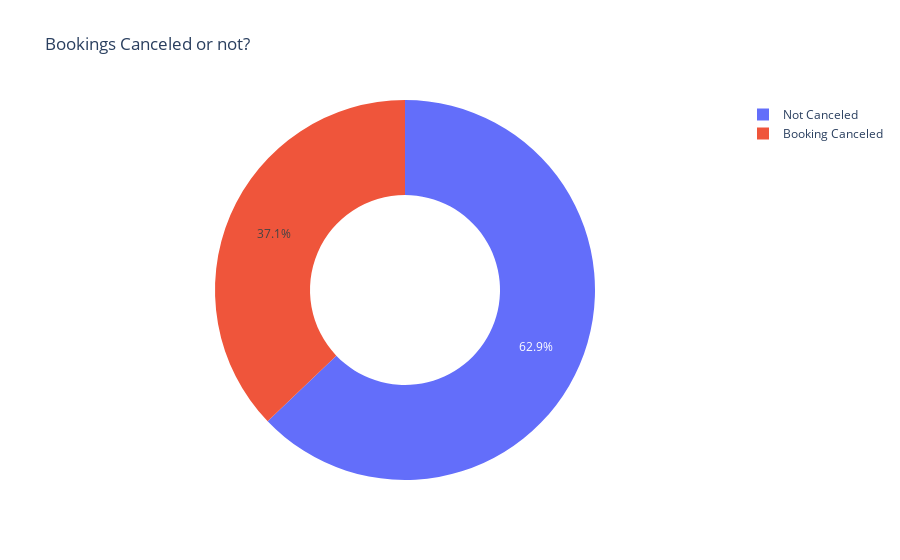

Notebook code for this chart:
### Code cell
fig = go.Figure()
fig.add_trace(go.Pie(labels=isCancelled_total.status,
                     values=isCancelled_total.is_canceled))
fig.update_layout(title='Bookings Canceled or not?')
fig.update_traces(hole=0.5)
fig.show()

### Figure 1 — Plotly figure (JSON) as saved in the notebook; plotly's stock layout.template omitted (floating-point values rounded to 4 significant figures)
{"data": [{"hole": 0.5, "labels": ["Not Canceled", "Booking Canceled"], "type": "pie", "values": [74745, 44157]}], "layout": {"title": {"text": "Bookings Canceled or not?"}}}
